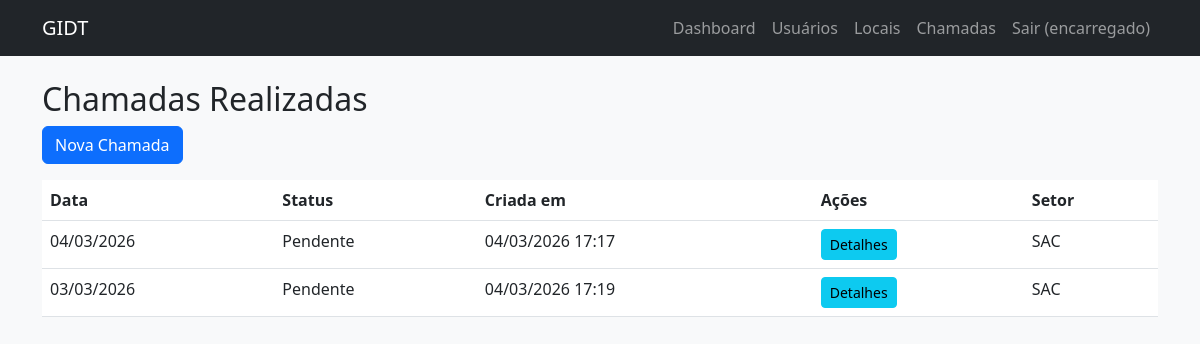
The page /encarregado/chamadas/ (signed in) on the database as committed earlier.
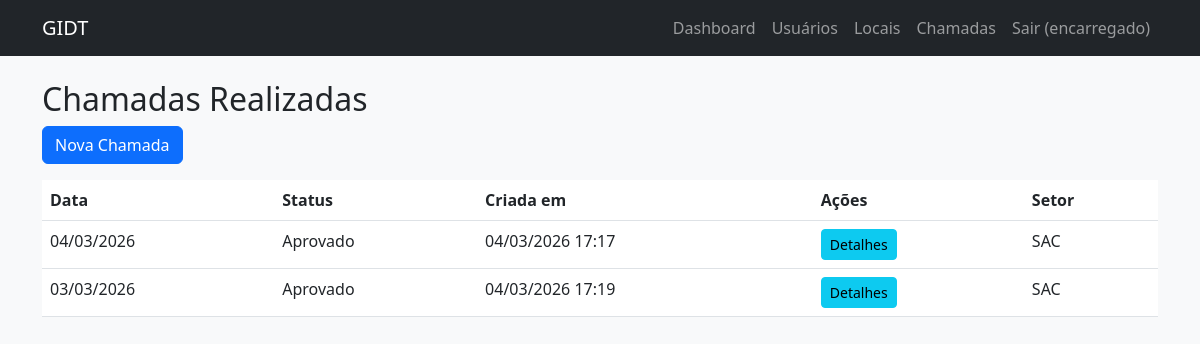
The same page on the database as committed later.
### gestao/models.py (models this page shows, shortened)
class Chamada(models.Model):
    STATUS_CHOICES = (
        ('pendente', 'Pendente'),
        ('aprovado', 'Aprovado'),
        ('rejeitado', 'Rejeitado'),
    )
    data = models.DateField(null=False)
    encarregado = models.ForeignKey(User, on_delete=models.CASCADE, related_name='chamadas_criadas')
    criado_em = models.DateTimeField(auto_now_add=True)
    aprovado_por = models.ForeignKey(User, on_delete=models.SET_NULL, null=True, blank=True, related_name='chamadas_aprovadas')
    aprovado_em = models.DateTimeField(null=True, blank=True)
    status = models.CharField(max_length=20, choices=STATUS_CHOICES, default='pendente')
    setor = models.CharField(max_length=100, blank=True, null=True)
    filial = models.CharField(max_length=100, blank=True, null=True)
    class Meta:
        unique_together = ['data', 'encarregado']  # um encarregado só pode ter uma chamada por dia

### gestao/views/Vencarregado.py (the view)
# urls.py: path('encarregado/chamadas/', chamada_list, name='chamada_list'),
@login_required
@role_required('encarregado')
def chamada_list(request):
    chamadas = Chamada.objects.filter(
        encarregado=request.user,
        filial=request.user.filial,
        setor=request.user.setor
    ).order_by('-data')
    return render(request, 'encarregado/chamada_list.html', {'chamadas': chamadas})

### templates/encarregado/chamada_list.html
{% extends "base.html" %}
{% block content %}
<h2>Chamadas Realizadas</h2>
<a href="{% url 'chamada_create' %}" class="btn btn-primary mb-3">Nova Chamada</a>
<table class="table">
    <thead>
        <tr>
            <th>Data</th>
            <th>Status</th>
            <th>Criada em</th>
            <th>Ações</th>
            <th>Setor</th>
        </tr>
    </thead>
    <tbody>
        {% for chamada in chamadas %}
        <tr>
            <td>{{ chamada.data|date:"d/m/Y" }}</td>
            <td>{{ chamada.get_status_display }}</td>
            <td>{{ chamada.criado_em|date:"d/m/Y H:i" }}</td>
            <td><a href="{% url 'chamada_detail' chamada.id %}" class="btn btn-sm btn-info">Detalhes</a></td>
            <td>{{ chamada.setor }}</td>
        </tr>
        {% empty %}
        <tr><td colspan="4">Nenhuma chamada encontrada.</td></tr>
        {% endfor %}
    </tbody>
</table>
{% endblock %}

Rows that differ between the two databases and show on the page:
changed Chamada (number 1 of 2 on the later page): status "Pendente" → "Aprovado"
changed Chamada (number 2 of 2 on the later page): status "Pendente" → "Aprovado"
